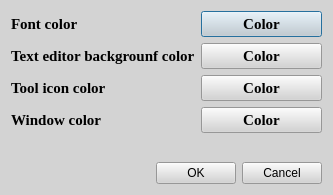
<?xml version="1.0" encoding="UTF-8"?>
<ui version="4.0">
 <class>ColorPickerRC</class>
 <widget class="QDialog" name="ColorPickerRC">
  <property name="windowModality">
   <enum>Qt::ApplicationModal</enum>
  </property>
  <property name="geometry">
   <rect>
    <x>0</x>
    <y>0</y>
    <width>333</width>
    <height>195</height>
   </rect>
  </property>
  <property name="sizePolicy">
   <sizepolicy hsizetype="Maximum" vsizetype="Maximum">
    <horstretch>0</horstretch>
    <verstretch>0</verstretch>
   </sizepolicy>
  </property>
  <property name="windowTitle">
   <string>Dialog</string>
  </property>
  <property name="styleSheet">
   <string notr="true">background-color: lightgray;
color:black;</string>
  </property>
  <property name="modal">
   <bool>true</bool>
  </property>
  <layout class="QVBoxLayout" name="verticalLayout">
   <item>
    <layout class="QFormLayout" name="formLayout">
     <item row="0" column="1">
      <widget class="QPushButton" name="btnFC">
       <property name="font">
        <font>
         <family>Times New Roman</family>
         <pointsize>11</pointsize>
         <weight>75</weight>
         <bold>true</bold>
        </font>
       </property>
       <property name="text">
        <string>Color</string>
       </property>
      </widget>
     </item>
     <item row="1" column="0">
      <widget class="QLabel" name="label_2">
       <property name="font">
        <font>
         <family>Times New Roman</family>
         <pointsize>11</pointsize>
         <weight>75</weight>
         <bold>true</bold>
        </font>
       </property>
       <property name="text">
        <string>Text editor backgrounf color</string>
       </property>
      </widget>
     </item>
     <item row="1" column="1">
      <widget class="QPushButton" name="btnTEC">
       <property name="font">
        <font>
         <family>Times New Roman</family>
         <pointsize>11</pointsize>
         <weight>75</weight>
         <bold>true</bold>
        </font>
       </property>
       <property name="text">
        <string>Color</string>
       </property>
      </widget>
     </item>
     <item row="2" column="0">
      <widget class="QLabel" name="label_3">
       <property name="font">
        <font>
         <family>Times New Roman</family>
         <pointsize>11</pointsize>
         <weight>75</weight>
         <bold>true</bold>
        </font>
       </property>
       <property name="text">
        <string>Tool icon color</string>
       </property>
      </widget>
     </item>
     <item row="2" column="1">
      <widget class="QPushButton" name="btnTIC">
       <property name="font">
        <font>
         <family>Times New Roman</family>
         <pointsize>11</pointsize>
         <weight>75</weight>
         <bold>true</bold>
        </font>
       </property>
       <property name="text">
        <string>Color</string>
       </property>
      </widget>
     </item>
     <item row="3" column="0">
      <widget class="QLabel" name="label_4">
       <property name="font">
        <font>
         <family>Times New Roman</family>
         <pointsize>11</pointsize>
         <weight>75</weight>
         <bold>true</bold>
        </font>
       </property>
       <property name="text">
        <string>Window color</string>
       </property>
      </widget>
     </item>
     <item row="3" column="1">
      <widget class="QPushButton" name="btnWC">
       <property name="font">
        <font>
         <family>Times New Roman</family>
         <pointsize>11</pointsize>
         <weight>75</weight>
         <bold>true</bold>
        </font>
       </property>
       <property name="text">
        <string>Color</string>
       </property>
      </widget>
     </item>
     <item row="0" column="0">
      <widget class="QLabel" name="label">
       <property name="font">
        <font>
         <family>Times New Roman</family>
         <pointsize>11</pointsize>
         <weight>75</weight>
         <bold>true</bold>
        </font>
       </property>
       <property name="text">
        <string>Font color</string>
       </property>
      </widget>
     </item>
    </layout>
   </item>
   <item>
    <layout class="QHBoxLayout" name="horizontalLayout">
     <item>
      <spacer name="horizontalSpacer">
       <property name="orientation">
        <enum>Qt::Horizontal</enum>
       </property>
       <property name="sizeHint" stdset="0">
        <size>
         <width>40</width>
         <height>20</height>
        </size>
       </property>
      </spacer>
     </item>
     <item>
      <widget class="QPushButton" name="btnOK">
       <property name="text">
        <string>OK</string>
       </property>
      </widget>
     </item>
     <item>
      <widget class="QPushButton" name="btnCancel">
       <property name="text">
        <string>Cancel</string>
       </property>
      </widget>
     </item>
    </layout>
   </item>
  </layout>
 </widget>
 <resources/>
 <connections>
  <connection>
   <sender>btnOK</sender>
   <signal>clicked()</signal>
   <receiver>ColorPickerRC</receiver>
   <slot>accept()</slot>
   <hints>
    <hint type="sourcelabel">
     <x>777</x>
     <y>210</y>
    </hint>
    <hint type="destinationlabel">
     <x>155</x>
     <y>203</y>
    </hint>
   </hints>
  </connection>
  <connection>
   <sender>btnCancel</sender>
   <signal>clicked()</signal>
   <receiver>ColorPickerRC</receiver>
   <slot>reject()</slot>
   <hints>
    <hint type="sourcelabel">
     <x>864</x>
     <y>210</y>
    </hint>
    <hint type="destinationlabel">
     <x>327</x>
     <y>210</y>
    </hint>
   </hints>
  </connection>
 </connections>
</ui>
